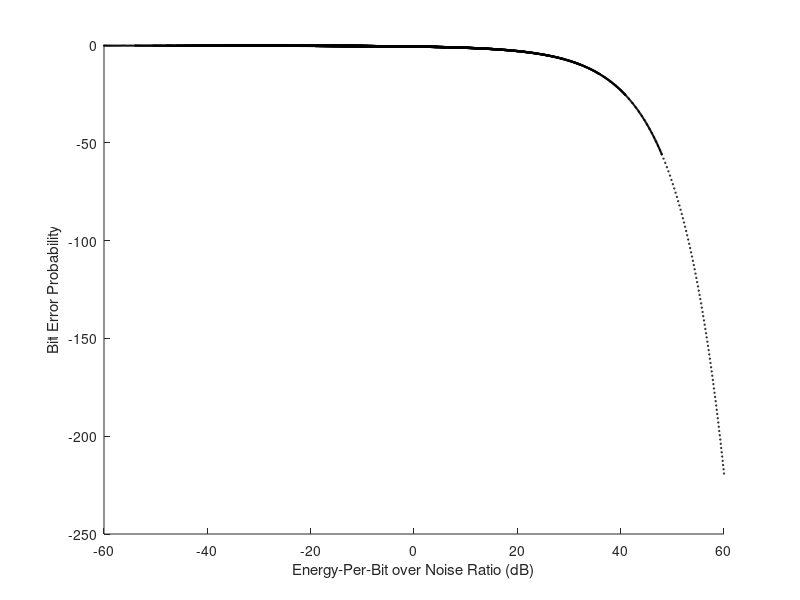

MATLAB code for this plot:
%ES 156 Final Project
%Code for Part 1-1 
%By: Coleman Hooper

%Parameters
%channel power constraint : P
%gaussian error standard deviation: sigma

%E_b == P for part 1-1

clear all;

%Defining the gaussian function G(x)
fun = @(x) exp(-x.^2);

%testing different P and sigma values
P_lim = [0.1;0.1;10];
sig_lim = [0.1;0.1;10];
for P=P_lim(1):P_lim(2):P_lim(3) %varying P
    for sigma = sig_lim(1):sig_lim(2):sig_lim(3) %varying sigma
        x = sqrt(P)/(sqrt(2)*sigma);
        %error function complement integral
        P_e(round(P*10),round(sigma*10)) = log10((1/sqrt(pi))*integral(fun, x, Inf)); 
        EPB_noise(round(P*10),round(sigma*10)) = 20*log10(P/(sigma^2));
    end
end

%plotting BER versus Noise Ratio (Analytically)
%note that the simulated BER versus Noise Ratio plots for BPSK were done
%using part2_1.m with repeat = 1.
figure;
hold on;
xlabel("Energy-Per-Bit over Noise Ratio (dB)");
ylabel("Bit Error Probability");
for i=1:1:size(P_e,1)
    scatter(EPB_noise(i,:), P_e(i,:), 1, 'k');
end